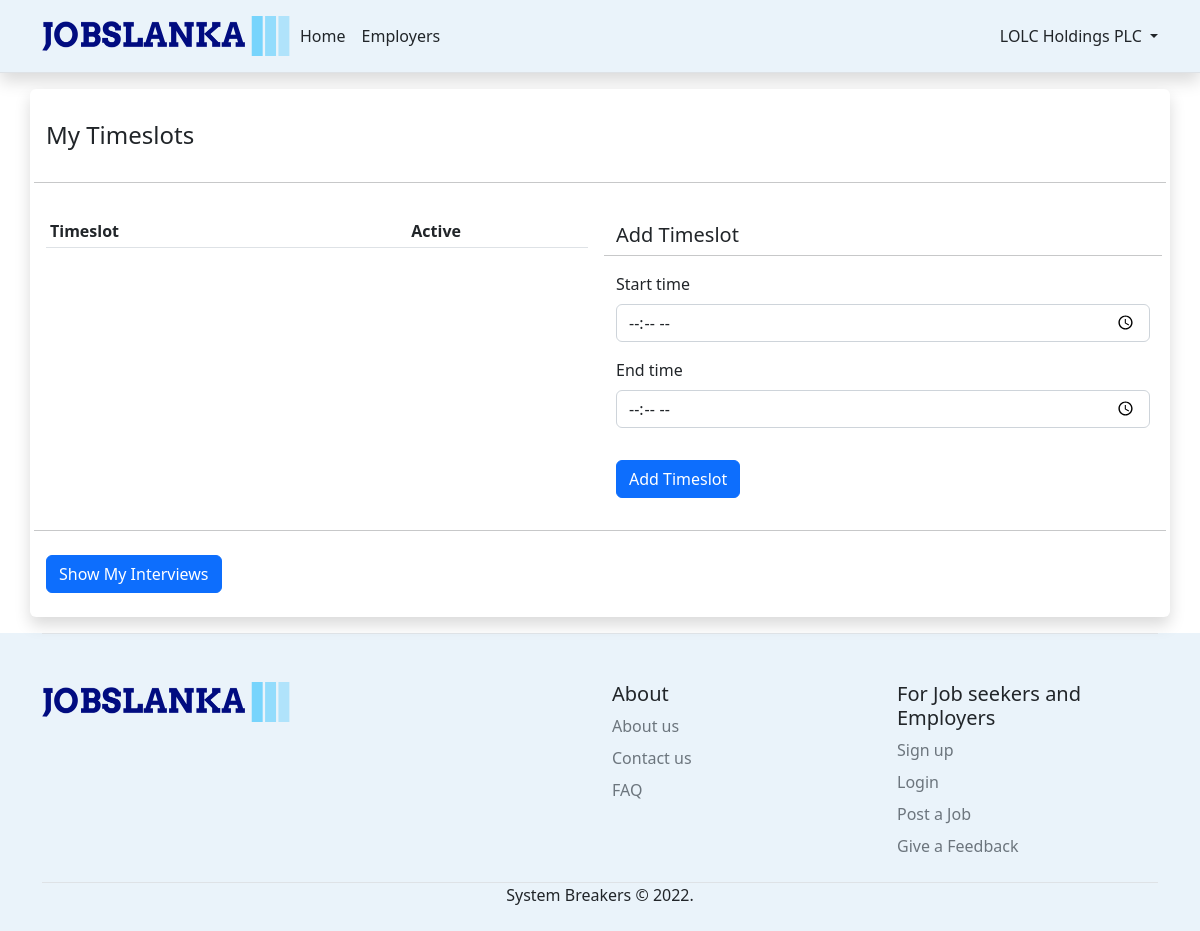
The app's page /addInterviewTimeslot.php (signed in), older data.
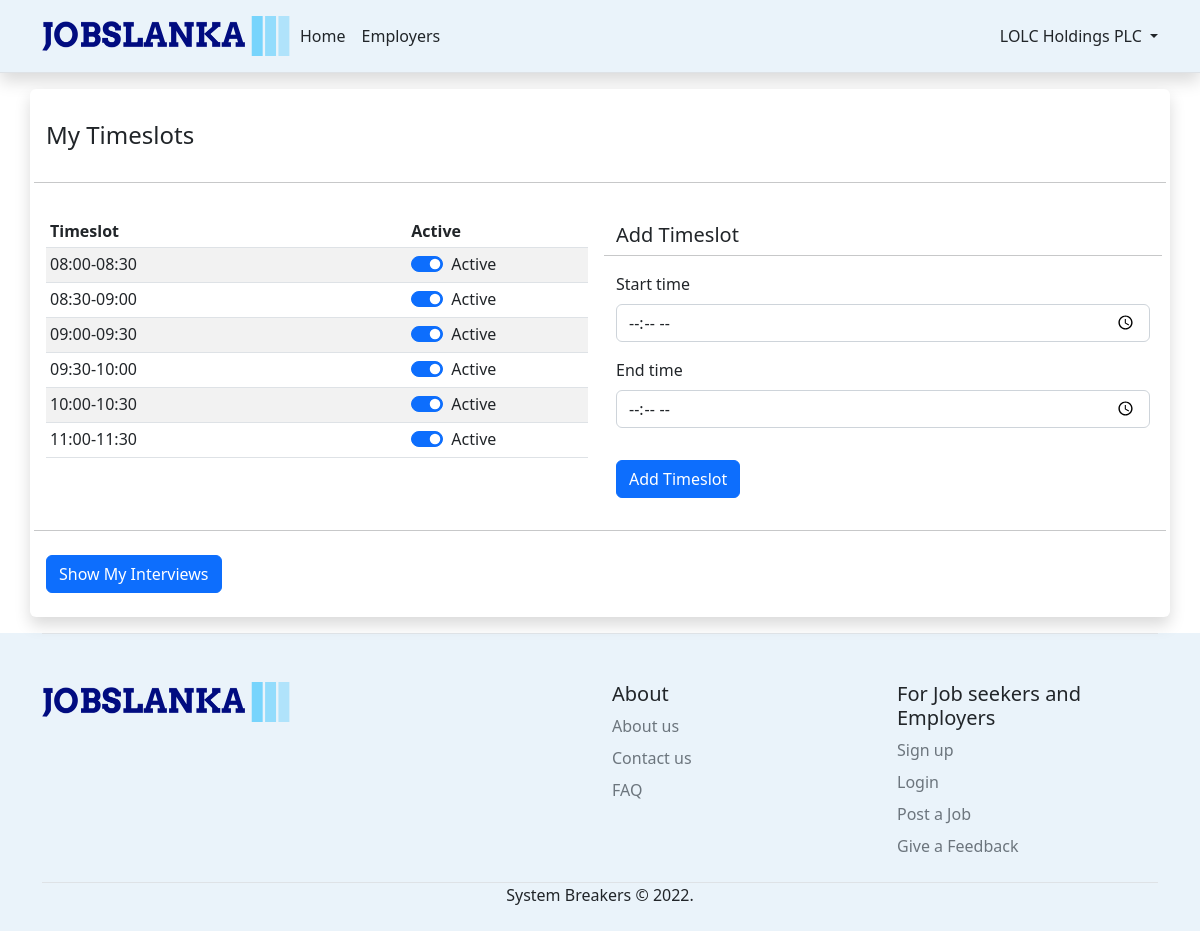
The same page, newer data.
### tables this page shows
CREATE TABLE `interview_timeslot` (
  `id` int(11) NOT NULL,
  `time` varchar(50) NOT NULL,
  `employer_id` int(11) NOT NULL,
  `isactive` int(1) NOT NULL
);

### addInterviewTimeslot.php (the view, shortened to what this page needs)
<?php
require "fillCombo.php";
if(isset($_SESSION['userData']) && $_SESSION['atype']=="Employer"){
?>
<!doctype html>
<html lang="en">
<head>
    <link href="assets\css\bootstrap.min.css" rel="stylesheet">
    <link href="assets\css\jobslanka.css" rel="stylesheet">
    <link href="assets\css\bootstrap-table.min.css" rel="stylesheet">
    <link href="assets\css\bootstrap-table-sticky-header.css" rel="stylesheet">
    <link rel="stylesheet" href="https://cdn.jsdelivr.net/npm/bootstrap-icons@1.7.2/font/bootstrap-icons.css">
</head>
<body>
<?php include "header.php" ?>
<main class="container shadow p-3 my-3 bg-white rounded" >
<div class="row">
    <h4 class="mt-3">My Timeslots</h4>
    <hr class="my-4">
    <div class="table-responsive my-2 col-md-6 col-lg-6" >
        <table class="table table-striped table-sm " data-show-columns="true" data-height="500" id="timeslots" data-unique-id="id">
            <thead >
            <tr>
                <th scope="col" class="col-8 " data-field="id">Timeslot</th>
                <th scope="col" class="col-4 ">Active</th>
            </tr>
            </thead>
            <tbody>
            <?php
            $employerId = $_SESSION['userData']['id'];
            $sql= "select * from interview_timeslot where employer_id=$employerId ";
            $result = mysqli_query($con,$sql);
            while($row=mysqli_fetch_assoc($result)){
                ?>
            <tr>
                <td><?php echo $row['time']; ?></td>
                <td>
                    <?php $checkValue="";
                    $checkStatus="";
                     if($row['isactive']==1){
                            $checkValue="checked";
                            $checkStatus = "Active";
                     }else{
                        $checkValue="";
                        $checkStatus = "Inactive";
                     } ?>
                <div class="form-check form-switch">
                <input class="form-check-input" type="checkbox" role="switch" id="<?php echo 'chk_'.$row['id'] ?>" onchange="updateActiveStatus(<?php echo $row['id'] ?>)"  <?php echo $checkValue; ?>>
                <label class="form-check-label" id="<?php echo 'checkStatusText_'.$row['id'] ?>" ><?php echo $checkStatus; ?></label>
                </div></td>
            </tr>
            <?php }
            ?>
            </tbody>
        </table>
        </div>
        <div class="col-sm-6 px-3 py-3">
            <form action="" method="POST" class="needs-validation" onsubmit="return checkTime()" novalidate>
                <div class="row">
                <h5>Add Timeslot</h5><hr/>
                    <div class="col-sm-12">
                        <label class="form-label" >Start time</label>
                    </div>
                    <div class="col-sm-12 mb-3">
                    <div class="bootstrap-timepicker ">
                        <input id="starttime" name="starttime" type="time" class="form-control " required>
                    </div>
                    </div>
                    <div class="col-sm-12">
                        <label class="form-label" >End time</label>
                    </div>
                    <div class="col-sm-12 mb-3">
                    <div class="bootstrap-timepicker ">
                        <input id="endtime" name="endtime" type="time" class="form-control  " required>
                    </div>
                    </div>
                    <div class="col-sm-12">
                    <input class=" btn btn-primary btn-md my-3" name="add" type="submit" value="Add Timeslot">
                    </div>
                </div>
            </form>
        </div>
</div>
    <div class="row"><hr/>
        <div class="col-sm-3">
            <input class=" btn btn-primary btn-md my-2" type="button" onclick="window.location.href='myInterviewE.php'" value="Show My Interviews">
        </div>
    </div>
</main>
<?php include "footer.php" ?>
</body>
</html>
<?php
}
else{
  header('location:login.php');
}
?>

### header.php (shortened to what this page needs)
<?php
$profile=0;
if(isset($_SESSION['atype']))
if($_SESSION['atype']=="JobSeeker"){
  $profile=2;
}else if($_SESSION['atype']=="Employer"){
  $profile=1;
}
?>
<header class="p-3 mb-1 border-bottom mybgColor shadow " >
    <div class="container">
      <div class="d-flex flex-wrap align-items-center justify-content-center justify-content-lg-start">
        <a href="index.php" class="d-flex align-items-center mb-2 mb-lg-0 text-dark text-decoration-none">
        <img src="Images/logo_noBack.png"  width="250" />
        </a>
        <ul class="nav col-12 col-lg-auto me-lg-auto mb-2 justify-content-center mb-md-0">
          <li><a href="index.php" class="nav-link px-2 link-dark">Home</a></li>
          <li><a href="#" class="nav-link px-2 link-dark">Employers</a></li>
        </ul>
<?php if($profile==1){ ?>
        <div class="dropdown text-end">
          <a href="#" class="d-block link-dark text-decoration-none dropdown-toggle" data-bs-toggle="dropdown" aria-expanded="false">
            <span><?php if(isset($_SESSION['userData'])){echo $_SESSION['userData']['name'];} ?></span>
          </a>
        </div>
<?php } ?>
      </div>
    </div>
  </header>

### footer.php
<div class="mybgColor ">
<div class="container ">
  <footer class="pt-5 pb-2 border-top">
    <div class="row">
      <div class="col-6 col-md-6 mb-3">
        <a href="index.php" class="d-flex align-items-center mb-3 link-dark text-decoration-none">
            <img src="Images/logo_noBack.png"  width="250" />
          </a>
      </div>
      <div class="col-3 col-md-3 mb-3">
        <ul class="nav flex-column">
        <h5>About</h5>
          <li class="nav-item mb-2"><a href="aboutus.php" class="nav-link p-0 text-muted">About us</a></li>
          <li class="nav-item mb-2"><a href="contactus.php" class="nav-link p-0 text-muted">Contact us</a></li>
          <li class="nav-item mb-2"><a href="#" class="nav-link p-0 text-muted">FAQ</a></li>
        </ul>
      </div>
      <div class="col-3 col-md-3 mb-3">
        <ul class="nav flex-column">
            <h5>For Job seekers and Employers</h5>
            <li class="nav-item mb-2"><a href="signup.php" class="nav-link p-0 text-muted">Sign up</a></li>
            <li class="nav-item mb-2"><a href="login.php" class="nav-link p-0 text-muted">Login</a></li>
            <li class="nav-item mb-2"><a href="createJob.php" class="nav-link p-0 text-muted">Post a Job</a></li>
            <li class="nav-item mb-2"><a href="feedback.php" class="nav-link p-0 text-muted">Give a Feedback</a></li>
        </ul>
      </div>
    </div>
    <div class=" border-top">
      <p class="text-center">System Breakers &copy; 2022.</p>
    </div>
  </footer>
</div>
</div>

### assets/css/jobslanka.css (style rules this page uses)
.mybgColor { background-color:rgba(53, 138, 208, 0.1); }

Row changes from the older to the newer data that the page shows:
added interview_timeslot: time "08:00-08:30", isactive "Active"
added interview_timeslot: time "08:30-09:00", isactive "Active"
added interview_timeslot: time "09:00-09:30", isactive "Active"
added interview_timeslot: time "09:30-10:00", isactive "Active"
added interview_timeslot: time "10:00-10:30", isactive "Active"
added interview_timeslot: time "11:00-11:30", isactive "Active"
